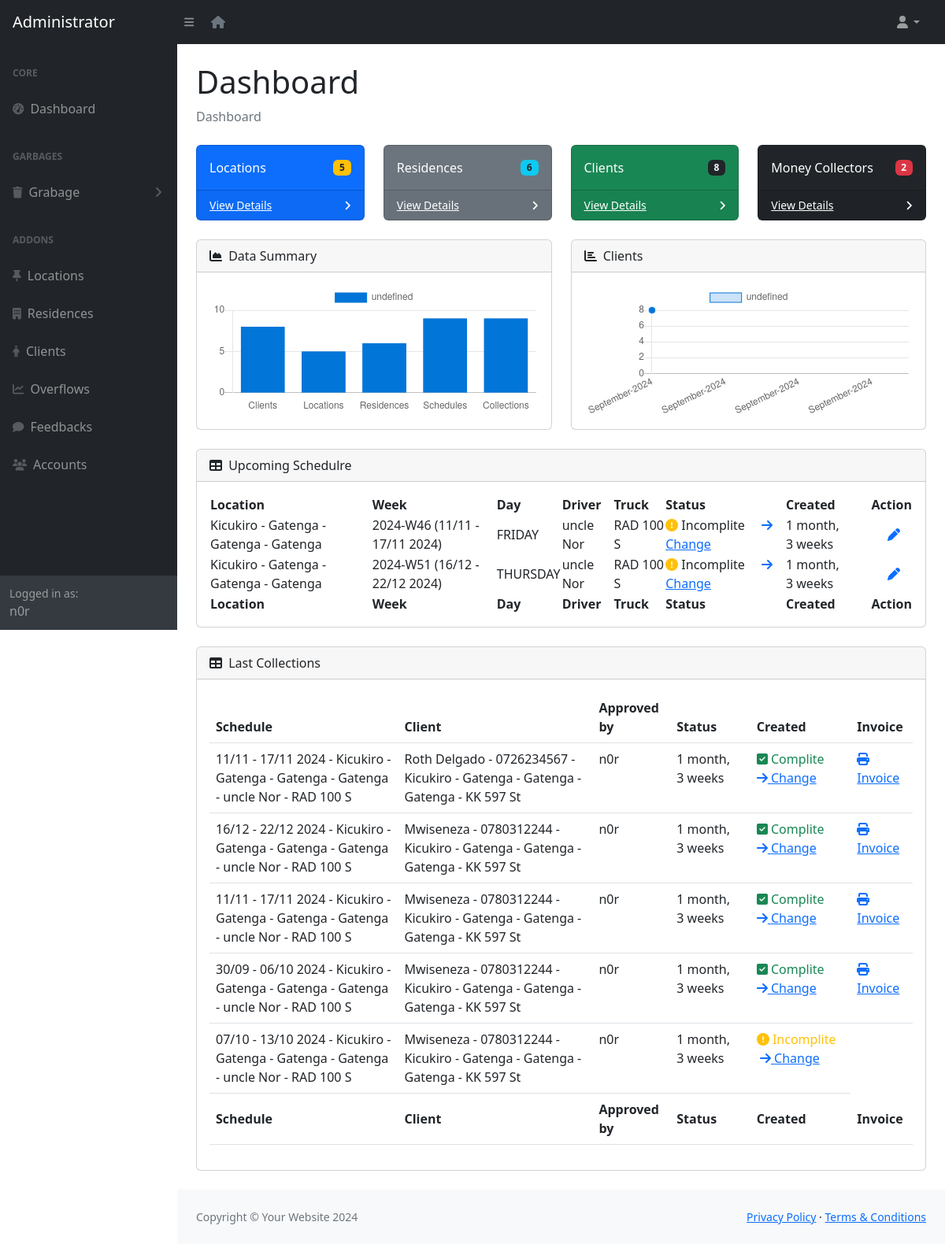
Before: /adminn/ (signed in) with the older database file.
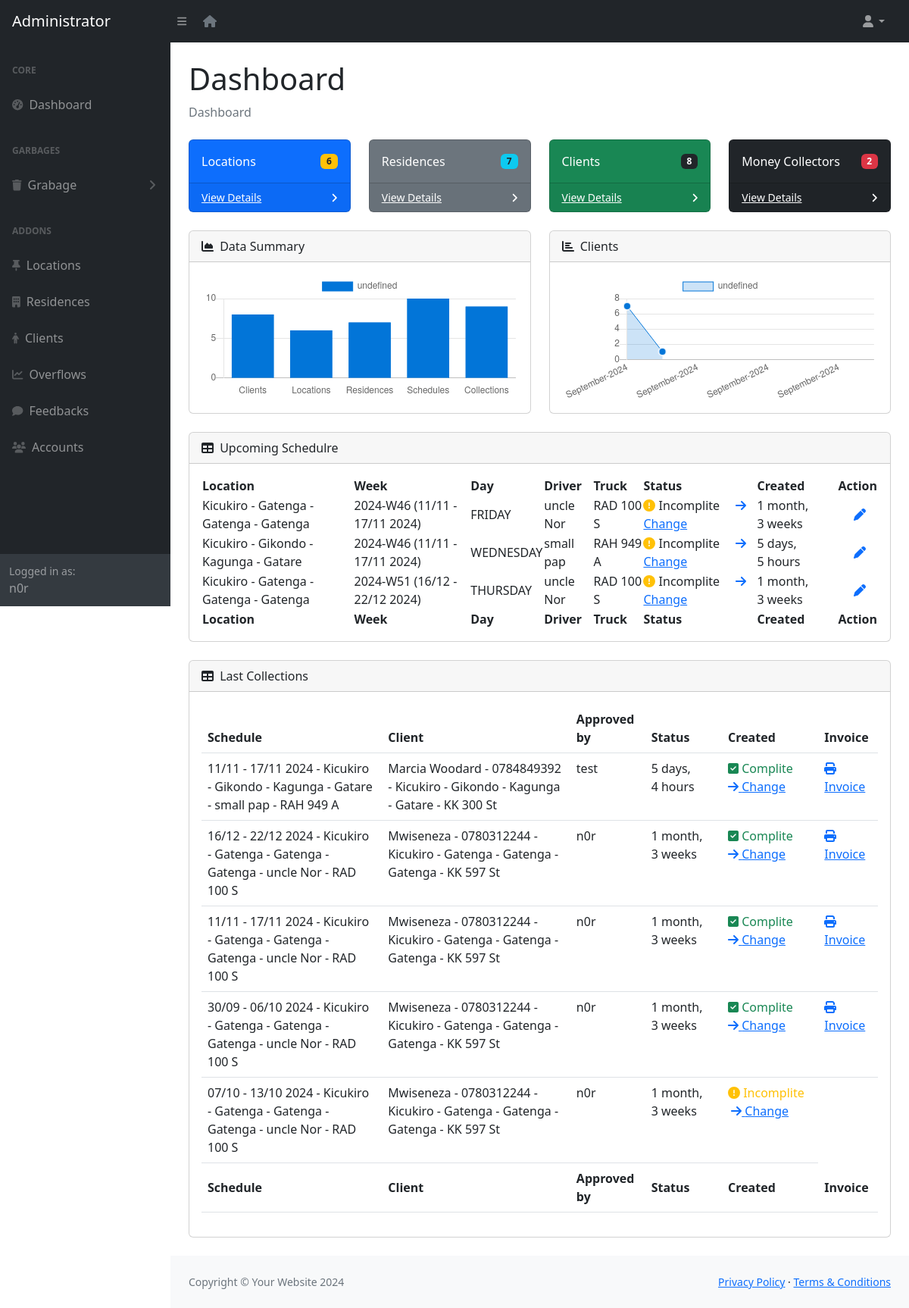
After: the same page with the newer database file.
### app/models.py (models this page shows, shortened)
class Schedule(models.Model):
    week = models.CharField(max_length=8)
    day = models.CharField(max_length=20, choices=[('MONDAY', 'Monday'),('TUESDAY', 'Tuesday'),('WEDNESDAY', 'Wednesday'),('THURSDAY', 'Thursday'),('FRIDAY', 'Friday'),('SATURDAY', 'Saturday'),('SUNDAY', 'Sunday'), ],)
    location = models.ForeignKey(Location, on_delete=models.PROTECT)
    driver = models.CharField(max_length=254)
    plate = models.CharField(validators=[plate_regex], max_length=9)
    status = models.BooleanField(default=0)
    created_at = models.DateTimeField(auto_now_add=True)
    def get_week_dates(self):
        year, week = self.week.split('-W')
        first_day_of_week = datetime.datetime.strptime(f'{year}-W{week}-1', "%Y-W%W-%w")
        start_date = first_day_of_week
        end_date = start_date + datetime.timedelta(days=6)
        return f"{start_date.strftime('%d/%m')} - {end_date.strftime('%d/%m')} {start_date.year}"
    def __str__(self):
        return f"{self.get_week_dates()} - {self.location} - {self.driver} - {self.plate}"

class Location(models.Model):
    district = models.ForeignKey(District, on_delete=models.SET_NULL, null=True, blank=True)
    sector = models.ForeignKey(Sector, on_delete=models.SET_NULL, null=True, blank=True)
    cell = models.ForeignKey(Cell, on_delete=models.SET_NULL, null=True, blank=True)
    village = models.ForeignKey(Village, on_delete=models.SET_NULL, null=True, blank=True)
    created_at = models.DateTimeField(auto_now_add=True)
    class Meta:
        constraints = [UniqueConstraint(fields=['district', 'sector', 'cell', 'village'], name='unique_location_combination')]
        ordering = ["created_at"]
    def __str__(self):
        return f"{self.district} - {self.sector} - {self.cell} - {self.village}"

class District(models.Model):
    name = models.CharField(max_length=40)
    def __str__(self):
        return self.name

class Sector(models.Model):
    district = models.ForeignKey(District, on_delete=models.CASCADE)
    name = models.CharField(max_length=40)
    def __str__(self):
        return self.name

class Cell(models.Model):
    district = models.ForeignKey(District, on_delete=models.CASCADE)
    sector = models.ForeignKey(Sector, on_delete=models.CASCADE)
    name = models.CharField(max_length=40)
    def __str__(self):
        return self.name

class Village(models.Model):
    district = models.ForeignKey(District, on_delete=models.CASCADE)
    sector = models.ForeignKey(Sector, on_delete=models.CASCADE)
    cell = models.ForeignKey(Cell, on_delete=models.CASCADE)
    name = models.CharField(max_length=40)
    def __str__(self):
        return self.name

class Collection(models.Model):
    schedule = models.ForeignKey(Schedule, on_delete=models.PROTECT)
    client = models.ForeignKey(Clients, on_delete=models.PROTECT)
    approved_by = models.ForeignKey(User, on_delete=models.SET(set_default_user))
    status = models.BooleanField(default=0)
    created_at = models.DateTimeField(auto_now_add=True)
    class Meta:
        constraints = [UniqueConstraint(fields=['schedule', 'client'], name='unique_collection_combination')]

class Clients(models.Model):
    names = models.CharField(max_length=254)
    phone = models.CharField(validators=[phone_regex], max_length=13, unique=True)
    email = models.EmailField(max_length=255, unique=True)
    residence = models.ForeignKey(Residence, on_delete=models.SET_NULL, null=True)
    is_active = models.BooleanField(default = 1)
    created_at = models.DateTimeField(auto_now_add=True)
    def __str__(self):
        return f"{self.names} - {self.phone} - {self.residence}"

class Residence(models.Model):
    location = models.ForeignKey(Location, on_delete=models.CASCADE)
    streetName = models.CharField(validators=[street_regex], max_length=9)
    gateNumber = models.CharField(max_length=10, null=True, blank=True)
    status = models.BooleanField(default = 1)
    created_at = models.DateTimeField(auto_now_add=True)
    class Meta:
        constraints = [UniqueConstraint(fields=['location', 'streetName', 'gateNumber'], name='unique_residence_combination')]
        ordering = ["created_at"]
    def __str__(self):
        return f"{self.location} - {self.streetName}"

class User(AbstractUser):
    class Role(models.TextChoices):
        MCOLLECTOR = "MCOLLECTOR", "Money Collector"
        ADMIN = "ADMIN", "Admin"
    role = models.CharField(max_length=50, choices=Role.choices)
    phone_number = models.CharField(validators=[phone_regex], max_length=13, unique=True, null=True)
    groups = models.ManyToManyField(
        'auth.Group',
        related_name='users',
        blank=True,
        help_text='The groups this user belongs to.'
    )
    user_permissions = models.ManyToManyField(
        'auth.Permission',
        related_name='users',
        blank=True,
        help_text='Specific permissions for this user.'
    )

### app/views.py (the view)
# urls.py: path('adminn/', views.adminhome, name="admin-home"),
@role_required(['ADMIN', 'MCOLLECTOR'])
def adminhome(request):
    clients1 = Clients.objects.all()
    formatted_dates = []
    client_count_per_month = defaultdict(int)
    for client in clients1:
        formatted_date = client.created_at.strftime('%B-%Y')
        formatted_dates.append(formatted_date)
        client_count_per_month[formatted_date] += 1
    client_count_list = list(client_count_per_month.values())
    collections = Collection.objects.all().order_by('-created_at')[:5]
    upcoming_schedules = get_upcoming_schedules()
    residences = Residence.objects.all().count()
    clients = Clients.objects.all().count()
    users = User.objects.filter(role="MCOLLECTOR").count()
    locations = Location.objects.all().count()
    schedules = Schedule.objects.all().count()
    collection = Collection.objects.all().count()
    glist = ["Clients", "Locations", "Residences", "Schedules", "Collections"]
    numbers = [clients, locations, residences, schedules, collection]
    context = {'shcedules': upcoming_schedules, 'collections': collections, 'locations': locations, 'residences': residences, 'clients': clients, 'users': users, 'glist': glist, 'numbers': numbers, 'formatted_dates': formatted_dates, 'client_count_list': client_count_list}
    return render(request, 'adminn/index.html', context)

### app/views.py (called while the page is built)
def role_required(allowed_roles):
    def decorator(view_func):
        @wraps(view_func)
        def _wrapped_view(request, *args, **kwargs):
            if request.user.is_authenticated and request.user.role in allowed_roles:
                return view_func(request, *args, **kwargs)
            return redirect('403')
        return _wrapped_view
    return decorator

def get_upcoming_schedules():
    all_schedules = Schedule.objects.all()
    upcoming_schedules = []
    for schedule in all_schedules:
        try:
            year, week_number = schedule.week.split('-W')
            schedule_start_date = datetime.strptime(f'{year}-W{week_number}-1', "%Y-W%W-%w")
            if schedule_start_date >= datetime.now():
                upcoming_schedules.append((schedule_start_date, schedule))
        except ValueError:
            continue
    upcoming_schedules.sort(key=lambda x: x[0])
    return [schedule for _, schedule in upcoming_schedules[:5]]

### app/templates/app/adminn/index.html (shortened to what the changed rows need)
{% load static %}
{% if request.user.role == "ADMIN" %}
    {% include 'adminn/includes/header.html' %}
{% else %}
    {% include 'mcollector/includes/header.html' %}
{% endif %}
<div id="layoutSidenav_content">
                <main>
                    <div class="container-fluid px-4">
                        <h1 class="mt-4">Dashboard</h1>
                        <div class="row">
                            <div class="col-xl-3 col-md-6">
                                <div class="card bg-primary text-white mb-4">
                                    <div class="card-body d-flex justify-content-between align-items-center">
                                        <span>Locations</span>
                                        <span class="badge bg-warning text-dark">{{ locations }}</span>
                                    </div>
                                </div>
                            </div>
                            <div class="col-xl-3 col-md-6">
                                <div class="card bg-secondary text-white mb-4">
                                    <div class="card-body d-flex justify-content-between align-items-center">
                                        <span>Residences</span>
                                        <span class="badge bg-info text-dark">{{ residences }}</span>
                                    </div>
                                </div>
                            </div>
                        </div>
                        <div class="row">
                            <div class="col-xl-6">
                                <div class="card mb-4">
                                    <div class="card-body"><canvas id="myChart" width="100%" height="40"></canvas></div>
                                </div>
                            </div>
                            <div class="col-xl-6">
                                <div class="card mb-4">
                                    <div class="card-body"><canvas id="myChart2" width="100%" height="40"></canvas></div>
                                </div>
                            </div>
                        </div>
                        <div class="card mb-4">
                            <div class="card-body">
                                <table id="datatablesSimple">
                                    <thead>
                                        <tr>
                                            <th>Location</th>
                                            <th>Week</th>
                                            <th>Day</th>
                                            <th>Driver</th>
                                            <th>Truck</th>
                                            <th>Status</th>
                                            <th>Created</th>
                                            <th>Action</th>
                                        </tr>
                                    </thead>
                                    <tfoot>
                                        <tr>
                                            <th>Location</th>
                                            <th>Week</th>
                                            <th>Day</th>
                                            <th>Driver</th>
                                            <th>Truck</th>
                                            <th>Status</th>
                                            <th>Created</th>
                                            <th>Action</th>
                                        </tr>
                                    </tfoot>
                                    <tbody>
                                        {% for schedule in shcedules %}
                                        <tr>
                                            <td>{{ schedule.location }}</td>
                                            <td>{{ schedule.week }} ({{ schedule.get_week_dates }})</td>
                                            <td>{{ schedule.day }}</td>
                                            <td>{{ schedule.driver }}</td>
                                            <td>{{ schedule.plate }}</td>
                                            <td>{%  if schedule.status %}
                                                    <i class="fa fa-check-square text-success"></i> Complite &nbsp; &nbsp;
                                                {% else %}
                                                    <i class="fa fa-exclamation-circle text-warning"></i> Incomplite &nbsp; &nbsp;
                                                {% endif %}
                                                {% if request.user.role == "ADMIN" %}
                                                    <a href="{% url 'change-schedule' schedule.id %}"><i class="fa fa-arrow-right"></i> Change </a>
                                                {% endif %}
                                            </td>
                                            <td>{{ schedule.created_at | timesince  }}</td>
                                            {%  if not schedule.status and request.user.role == "ADMIN" %}
                                                <td>
                                                    &nbsp; &nbsp; &nbsp;<a href="{% url 'edit-schedule' schedule.id %}"><i class="fa fa-pen"></i></a>
                                                </td>
                                            {% else %}
                                                <td></td>
                                            {% endif %}
                                        </tr>
                                        {% endfor %}
                                    </tbody>
                                  </table>
                            </div>
                        </div>
                        <div class="card mb-4">
                            <div class="card-body">
                                <table class="table">
                                    <thead>
                                        <tr>
                                            <th>Schedule</th>
                                            <th>Client</th>
                                            <th>Approved by</th>
                                            <th>Status</th>
                                            <th>Created</th>
                                            <th>Invoice</th>
                                      </tr>
                                    </thead>
                                    <tfoot>
                                      <tr>
                                          <th>Schedule</th>
                                          <th>Client</th>
                                          <th>Approved by</th>
                                          <th>Status</th>
                                          <th>Created</th>
                                          <th>Invoice</th>
                                      </tr>
                                    </tfoot>
                                    <tbody>
                                        {% for collection in collections %}
                                        <tr>
                                            <td>{{ collection.schedule }}</td>
                                            <td>{{ collection.client }}</td>
                                            <td>{{ collection.approved_by }}</td>
                                            <td>{{ collection.created_at | timesince  }}</td>
                                            {%  if collection.status %}
                                                  <td class="text-success"><i class="fas fa-check-square text-success"></i> Complite &nbsp; &nbsp;<a href="{% url 'change-collection' collection.id %}"><i class="fa fa-arrow-right"></i> Change </a></td>
                                                  <td> <a href="{% url 'invoice' collection.id %}"><i class="fas fa-print"></i> Invoice </a></td>
                                              {% else %}
                                                  <td class="text-warning"><i class="fas fa-exclamation-circle text-warning" ></i> Incomplite &nbsp; &nbsp;<a href="{% url 'change-collection' collection.id %}"><i class="fa fa-arrow-right"></i> Change </a></td>
                                              {% endif %}
                                        </tr>
                                        {% endfor %}
                                    </tbody>
                                  </table>
                            </div>
                        </div>
                    </div>
                </main>
{% include 'adminn/includes/footer.html' %}

Changed rows visible on the page:
removed Collection: schedule "11/11 - 17/11 2024 - Kicukiro - Gatenga - Gatenga - Gatenga - uncle Nor - RAD 100 S", client "Roth Delgado - 0726234567 - Kicukiro - Gatenga - Gatenga - Gatenga - KK 597 St", approved_by "n0r", created_at "1 month, 3 weeks", status True (drawn)
added Schedule: location "Kicukiro - Gikondo - Kagunga - Gatare", week "2024-W46", get_week_dates "11/11 - 17/11 2024", day "WEDNESDAY", driver "small pap", plate "RAH 949 A", status False (drawn), created_at "5 days, 5 hours"
added Collection: schedule "11/11 - 17/11 2024 - Kicukiro - Gikondo - Kagunga - Gatare - small pap - RAH 949 A", client "Marcia Woodard - 0784849392 - Kicukiro - Gikondo - Kagunga - Gatare - KK 300 St", approved_by "test", created_at "5 days, 4 hours", status True (drawn)
Other visible differences:
{{ locations }}: "5" → "6"
{{ residences }}: "6" → "7"
chart data {{ numbers }}: 8, 5, 6, 9, 9 → 8, 6, 7, 10, 9
chart data {{ client_count_list }}: 8 → 7, 1
